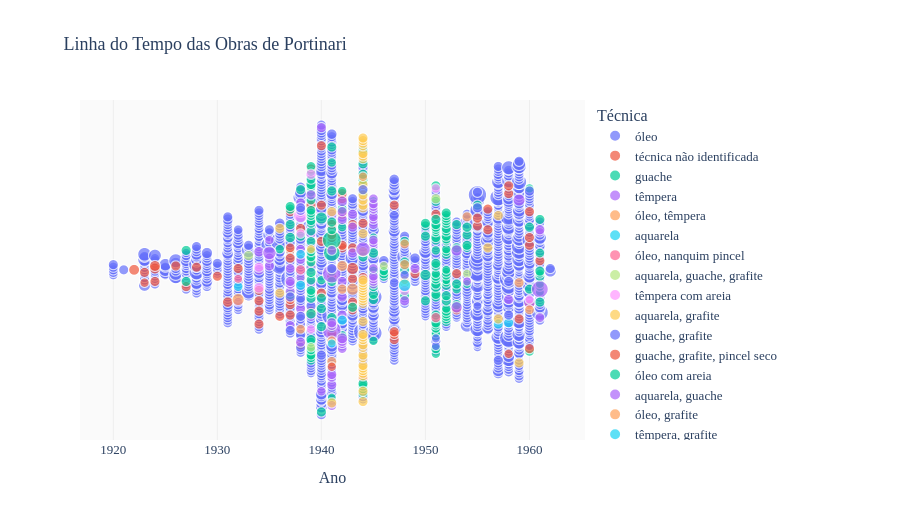

Source (notebook cell):
### Markdown cell above
---
## 1. 🕐 Timeline — Obras no Tempo *(estilo Vikus Viewer)*

Cada ponto é uma obra. O eixo X é o ano, o tamanho reflete a área da pintura e a cor indica a técnica.

### Code cell
df_timeline = df.dropna(subset=['ano']).copy()

# Distribui obras do mesmo ano verticalmente para evitar sobreposição
df_timeline = df_timeline.sort_values('ano')
df_timeline['jitter'] = df_timeline.groupby('ano').cumcount()
df_timeline['y_pos']  = df_timeline['jitter'] - df_timeline.groupby('ano')['jitter'].transform('max') / 2

# Tamanho proporcional à área (normalizado)
area = df_timeline['area_cm2'].fillna(df_timeline['area_cm2'].median())
tamanho = ((area - area.min()) / (area.max() - area.min()) * 20 + 5).clip(5, 25)

fig = px.scatter(
    df_timeline,
    x='ano',
    y='y_pos',
    color='tecnica',
    size=tamanho,
    size_max=20,
    hover_name='titulo',
    hover_data={
        'ano': True,
        'tecnica': True,
        'suporte': True,
        'dimensoes': True,
        'y_pos': False,
    },
    title='📅 Linha do Tempo das Obras de Portinari',
    labels={'ano': 'Ano', 'y_pos': '', 'tecnica': 'Técnica'},
    template='plotly_white',
    height=520,
)

fig.update_layout(
    yaxis=dict(showticklabels=False, showgrid=False, zeroline=False),
    xaxis=dict(showgrid=True, gridcolor='#eee'),
    legend_title='Técnica',
    font=dict(family='Georgia, serif', size=13),
    title_font_size=18,
    plot_bgcolor='#fafafa',
)
fig.show()
